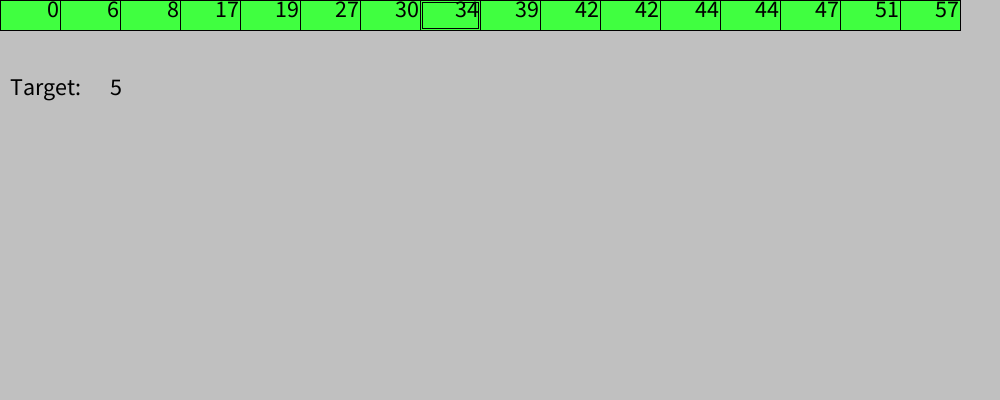
Frame 1 (no input)
Frame 2 (the mouse pressed at the canvas centre, redrawn once): identical to frame 1, image omitted

The Processing sketch that drew this single still picture (run headless with seeded random() and noise(); the mouse was pressed at the canvas centre and the sketch redrawn once):

// Processing sketch: BinarySearch
// ── BinarySearch.pde
int[] a;

IntArrayViewer viewer;
boolean stepForward = false;

int target;

void setup() {
  size(1000, 400);
  a = new int[16];
  a[0] = 0;
  for (int i=1; i<a.length; i++) {
    a[i] = a[i-1] + (int)random(10);
  }
  viewer = new IntArrayViewer(width, 60, 30, a);

  frameRate(15);
  noLoop();
  thread("searchloop");
}

void searchloop() {
  while (true) {
    background(192);
    target = (int)random(a[a.length - 1] + 1);
    int ret = binsearch(a, target);
    if (ret >= 0) {
      text("Found!", 10, 130);
    } else {
      text("Not found.", 10, 130);
    }
    step();
  }
}

int binsearch(int[] a, int target) {
  return mysearch(a, target, viewer);
}

void step() {
  redraw();
  while (!stepForward) {
    delay(100);
  }
  stepForward = false;
}

void draw() {
  background(192);
  viewer.draw(a, 0, 0);
  textAlign(LEFT, BOTTOM);
  text("Target: ", 10, 100);
  text(target, 110, 100);
}

void keyReleased() {
  stepForward = true;
}
// ── IntArrayViewer.pde
class IntArrayViewer {
  int[] prev;
  int screen_w;
  int box_w;
  int box_h;
  int columns;
  int scope_head;
  int scope_tail;
  int scope_center;

  IntArrayViewer(int screen_w, int box_w, int box_h, int[] a) {
    prev = new int[a.length];
    arrayCopy(a, prev);
    this.screen_w = screen_w;
    this.box_w = box_w;
    this.box_h = box_h;

    columns = screen_w / box_w;
    scope_head = -1;
    scope_tail = -1;
    scope_center = -1;
  }

  void setScope(int head, int tail, int center) {
    scope_head = head;
    scope_tail = tail;
    scope_center = center;
  }
  
  void unsetScope() {
    setScope(-1, -1, -1);
  }

  void draw(int[] a, int ox, int oy) {
    pushMatrix();
    translate(ox, oy);
    textSize(24);
    textAlign(RIGHT, TOP);

    stroke(0);
    for (int i=0; i<a.length; i++) {
      int x = (i % columns) * box_w;
      int y = (i / columns) * box_h;
      stroke(0);
      if (i >= scope_head && i <= scope_tail) {
        fill(64, 255, 64);
      } 
      else {
        fill(255);
      }
      rect(x, y, box_w, box_h);
      if(i == scope_center) {
        rect(x + 2, y + 2, box_w - 4, box_h - 4);
      }
      fill(0);
      text(a[i], x + box_w - 1, y);
    }
    popMatrix();
  }
}
// ── mysearch.pde
int mysearch(int[] a, int target, IntArrayViewer viewer) {
  int left = 0;
  int right = a.length - 1;
  while (right >= left) {
    int i = (left + right) / 2;
    viewer.setScope(left, right, i);

    if (a[i] == target) {
      // found
      return i;
    } else if (a[i] > target) {
      // take the left side
      right = i - 1;
    } else {
      // take the right side
      left = i + 1;
    }
    step();
  }
  viewer.unsetScope();
  return -1;
}
